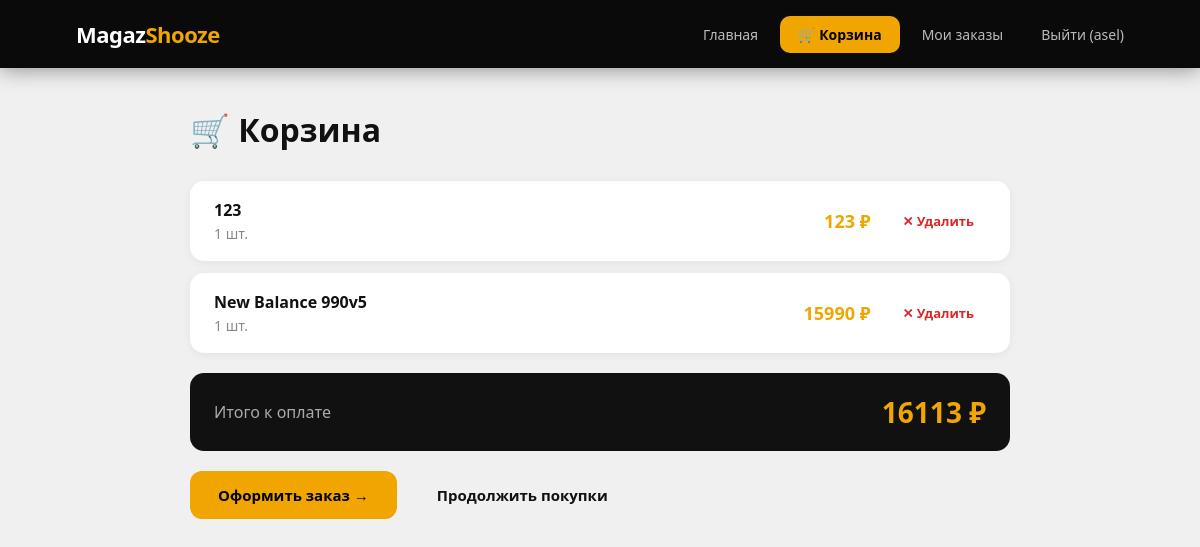
Screenshot of /cart (signed in) with the database file from the repository.
### tables this page shows
CREATE TABLE cart (id INTEGER PRIMARY KEY AUTOINCREMENT, user_id INTEGER NOT NULL, product_id INTEGER NOT NULL, quantity INTEGER DEFAULT 1);

CREATE TABLE products (id INTEGER PRIMARY KEY AUTOINCREMENT, name TEXT NOT NULL, price REAL NOT NULL, size TEXT, photo TEXT, description TEXT);

### app.py (the view)
@app.route('/cart')
def cart():
    if not session.get('user_id'):
        return redirect('/login')
    db = get_db()
    items = db.execute('''
        SELECT p.name, p.price, c.quantity, c.id, p.id as pid
        FROM cart c JOIN products p ON c.product_id=p.id
        WHERE c.user_id=?
    ''', (session['user_id'],)).fetchall()
    total = sum(i['price'] * i['quantity'] for i in items)
    return render_template('cart.html', items=items, total=total)

### app.py (called while the page is built)
def get_db():
    conn = sqlite3.connect(DB)
    conn.row_factory = sqlite3.Row
    return conn

### templates/cart.html (shortened to what this page needs)
{% extends 'base.html' %}
{% block content %}
{% if items %}
<div class="page-wrap">
    <div class="page-title">🛒 Корзина</div>
    {% for i in items %}
    <div class="cart-item">
        <div class="cart-item-left">
            <div class="cart-item-name">{{ i['name'] }}</div>
            <div class="cart-item-qty">{{ i['quantity'] }} шт.</div>
        </div>
        <div class="cart-item-right">
            <div class="cart-item-price">{{ (i['price'] * i['quantity'])|int }} ₽</div>
            <a href="/cart/remove/{{ i['id'] }}" class="cart-item-remove">✕ Удалить</a>
        </div>
    </div>
    {% endfor %}
    <div class="cart-total">
        <span class="cart-total-label">Итого к оплате</span>
        <span class="cart-total-price">{{ total|int }} ₽</span>
    </div>
    <div class="cart-actions">
        <a href="/checkout" class="btn-primary">Оформить заказ →</a>
        <a href="/" class="btn-secondary">Продолжить покупки</a>
    </div>
</div>
{% endif %}
{% endblock %}

### static/css/style.css (style rules this page uses)
* { margin: 0; padding: 0; box-sizing: border-box; }
body { font-family: 'Segoe UI', Arial, sans-serif; background: #f0f0f0; color: #111; }
.page-wrap { max-width: 900px; margin: 0 auto; padding: 40px; }
.page-title { font-size: 32px; font-weight: 800; margin-bottom: 30px; }
.cart-item { background: #fff; border-radius: 14px; padding: 18px 24px; display: flex; align-items: center; justify-content: space-between; margin-bottom: 12px; box-shadow: 0 2px 8px rgba(0,0,0,0.06); }
.cart-item-left { flex: 1; }
.cart-item-name { font-weight: 700; font-size: 16px; }
.cart-item-qty { color: #888; font-size: 14px; margin-top: 3px; }
.cart-item-right { display: flex; align-items: center; gap: 20px; }
.cart-item-price { font-size: 18px; font-weight: 800; color: #f0a500; }
.cart-item-remove { color: #dc2626; text-decoration: none; font-size: 13px; font-weight: 600; padding: 6px 12px; border-radius: 8px; transition: background 0.2s; }
.cart-total { background: #111; color: #fff; border-radius: 14px; padding: 20px 24px; display: flex; align-items: center; justify-content: space-between; margin-top: 20px; }
.cart-total-label { font-size: 16px; color: #aaa; }
.cart-total-price { font-size: 28px; font-weight: 900; color: #f0a500; }
.cart-actions { display: flex; gap: 12px; margin-top: 20px; }
.btn-primary { display: inline-block; background: #f0a500; color: #000; padding: 14px 28px; border-radius: 12px; text-decoration: none; font-weight: 700; font-size: 15px; transition: all 0.2s; border: none; cursor: pointer; }
.btn-secondary { display: inline-block; background: #f0f0f0; color: #111; padding: 14px 28px; border-radius: 12px; text-decoration: none; font-weight: 600; font-size: 15px; transition: all 0.2s; }

### rows the page displays
cart: name "123", quantity "1"
products: (i['price']*i['quantity'])|int "123"
cart: name "New Balance 990v5", quantity "1"
products: (i['price']*i['quantity'])|int "15990"

### other values shown
{{ session.user_name }} "asel"
{{ total|int }} "16113"
